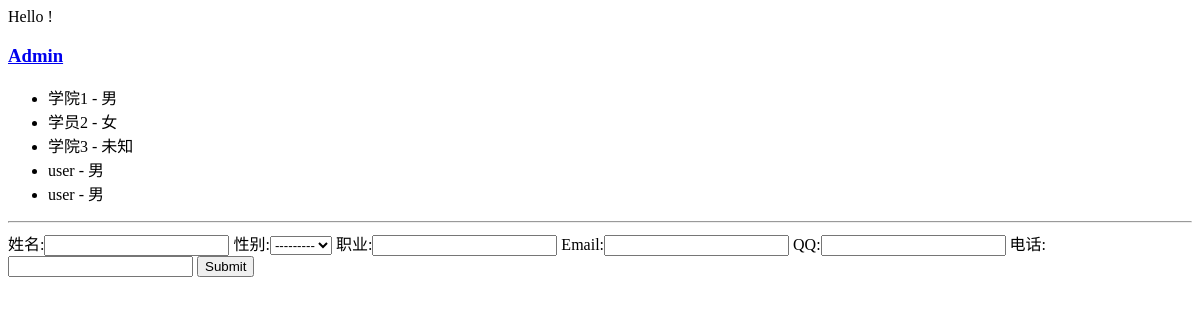
Before: / with the older database file.
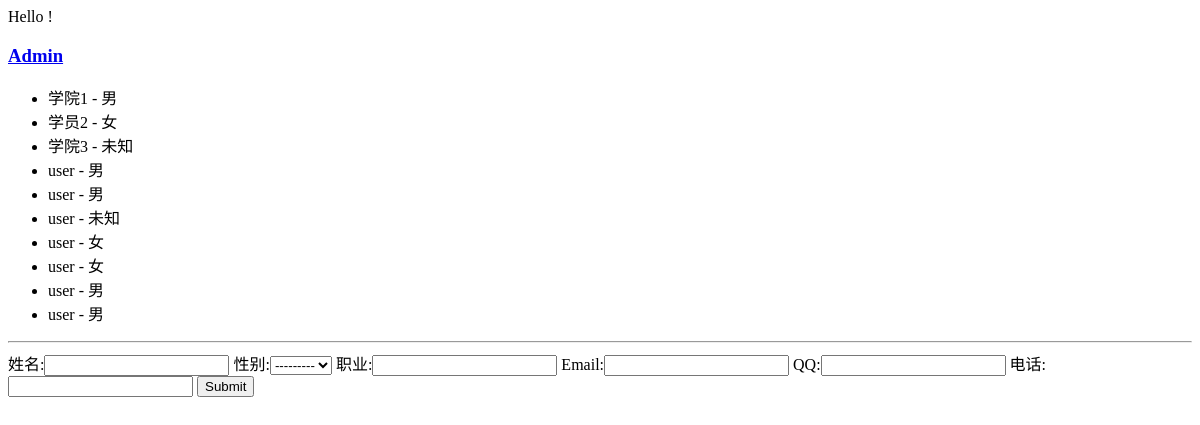
After: the same page with the newer database file.
### student/models.py (models this page shows, shortened)
class Student(models.Model):
    SEX_ITEMS = [
        (1, '男'),
        (2, '女'),
        (0, '未知'),
    ]
    STATUS_ITEMS = [
        (0, '申请'),
        (1, '通过'),
        (2, '拒绝'),
    ]
    name = models.CharField(max_length=128, verbose_name='姓名')
    sex = models.IntegerField(choices=SEX_ITEMS, verbose_name='性别')
    profession = models.CharField(max_length=128, verbose_name='职业')
    email = models.EmailField(verbose_name='Email')
    qq = models.CharField(max_length=128, verbose_name='QQ')
    phone = models.CharField(max_length=128, verbose_name='电话')
    status = models.IntegerField(choices=STATUS_ITEMS, default=0, verbose_name='审核状态')
    created_time = models.DateTimeField(auto_now_add=True, editable=False, verbose_name='创建时间')
    class Meta:
        verbose_name = verbose_name_plural = '学员信息'  # 自定义表名
    @classmethod
    def get_all(cls):
        return cls.objects.all()

### student/views.py (the view, shortened to what this page needs)
# urls.py: path('', views.IndexView.as_view(), name='index'),
class IndexView(View):
    template_name = 'student/index.html'
    def get_context(self):
        students = Student.get_all()
        context = {}
        context['students'] = students
        return context
    def get(self, request):
        context = self.get_context()
        form = StudentForm()
        context['form'] = form
        return render(request, self.template_name, context)

### student/forms.py (shortened to what this page needs)
class StudentForm(forms.ModelForm):
    class Meta:
        model = Student
        fields = (
            'name', 'sex', 'profession',
            'email', 'qq', 'phone',
            )

### student/templates/student/index.html (shortened to what this page needs)
<!DOCTYPE html>
<html lang="zh">
<head>
</head>
<body>
    Hello {{ words }}!
    <h3><a href="/admin/">Admin</a></h3>
    <ul>
        {% for student in students %}
            <li>{{ student.name }} - {{ student.get_sex_display }}</li>
        {% endfor %}
    </ul>
    <hr/>
    <form action="/" method="post">
        {{ form }}
        <input type="submit" value="Submit" />
    </form>
</body>
</html>

Changed rows visible on the page:
added Student: name "user", sex "未知"
added Student: name "user", sex "女"
added Student: name "user", sex "女"
added Student: name "user", sex "男"
added Student: name "user", sex "男"
